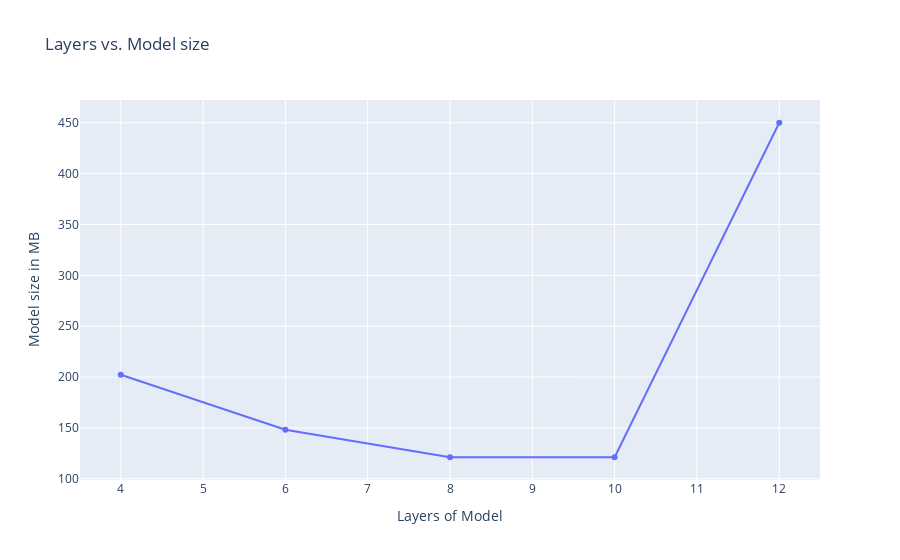

Notebook code cell kept with this figure:
### Markdown cell above
# Graph between layers and model size

### Code cell
fig_model_size = go.Figure()
fig_model_size.add_trace(go.Scatter(x=layers, y=model_size_MB, mode='lines+markers'))
fig_model_size.update_layout(title='Layers vs. Model size ', xaxis_title='Layers of Model', yaxis_title='Model size in MB')
fig_model_size.show()

### Figure 1 — Plotly figure (JSON) as saved in the notebook; plotly's stock layout.template omitted (floating-point values rounded to 4 significant figures)
{"data": [{"mode": "lines+markers", "type": "scatter", "x": [4, 6, 8, 10, 12], "y": [202.3, 148.2, 121.2, 121.2, 450]}], "layout": {"title": {"text": "Layers vs. Model size "}, "xaxis": {"title": {"text": "Layers of Model"}}, "yaxis": {"title": {"text": "Model size in MB"}}}}
